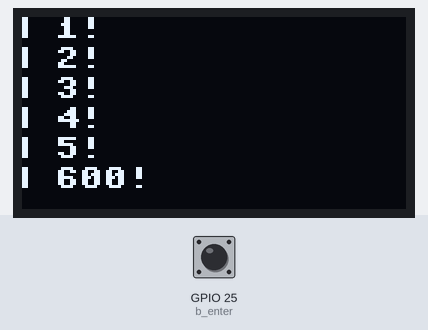
Simulated run of this program. Board: ESP32 board running MicroPython. On the bench: 128×64 one-colour display. The test bench sets the inputs (shaded band); at power-on: GPIO 25 (b_enter) HIGH. The interpreter's speed is modelled, so counts of loop turns are approximate; what the program prints to the serial console is not drawn.

Above: at 1.2 s.
1.3 s: GPIO 25 (b_enter) pulled LOW for 3.2 s
At 2.1 s:
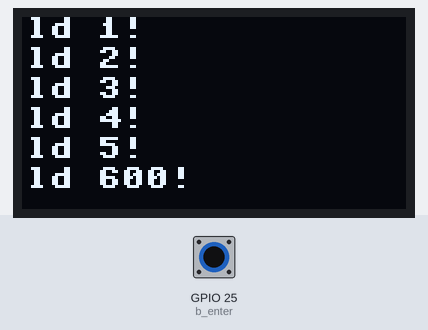
5.1 s: GPIO 25 (b_enter) pulled LOW for 0.15 s
At 5.28 s:
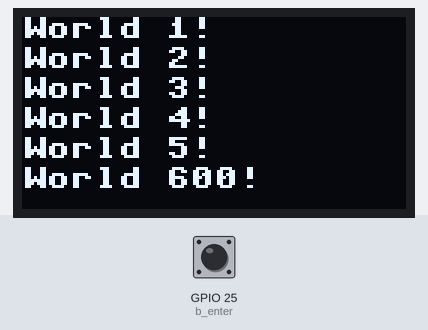
5.8 s: GPIO 25 (b_enter) pulled LOW for 1 s
At 6.3 s:
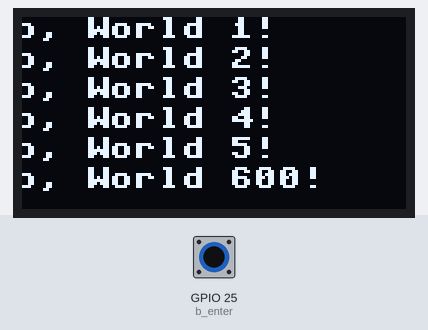
7.4 s: GPIO 25 (b_enter) pulled LOW for 0.15 s
At 7.58 s:
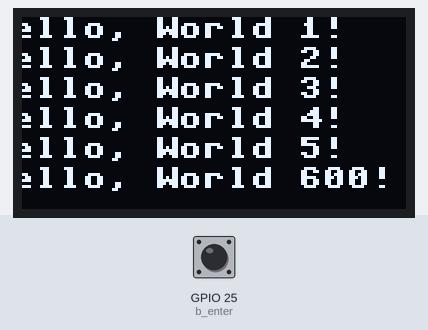
Timing chart, 0 to 9.1 s (numbered marks = the images above; inputs shaded):
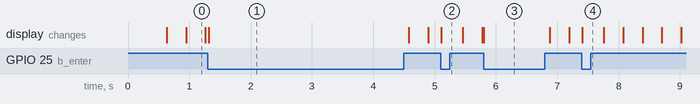

The program:

main.py
```python
# Complete project details at https://RandomNerdTutorials.com/micropython-programming-with-esp32-and-esp8266/

from machine import Pin, SoftI2C
import ssd1306
from time import sleep

# ESP32 Pin assignment
i2c = SoftI2C(scl=Pin(22), sda=Pin(21))
b_up = Pin(32, Pin.IN, Pin.PULL_UP)
b_down = Pin(33, Pin.IN, Pin.PULL_UP)
b_enter = Pin(25, Pin.IN, Pin.PULL_UP)

oled_width = 128
oled_height = 64
oled = ssd1306.SSD1306_I2C(oled_width, oled_height, i2c)

print("hola")
def mostrar(s):
    oled.fill(0)
    oled.text('Hello, World 1!', s, 0,)
    oled.text('Hello, World 2!', s, 10)
    oled.text('Hello, World 3!', s, 20)
    oled.text('Hello, World 4!', s, 30)
    oled.text('Hello, World 5!', s, 40)
    oled.text('Hello, World 600!', s, 50)
    oled.show()

scroll = -128
while True:
    #print(b_enter.value())

    while b_enter.value()==True:
        scroll += 1
        if scroll > 128:
            scroll = -128
        mostrar(scroll)
```
